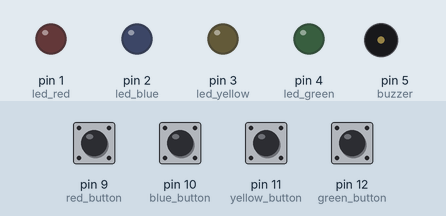
Bench run of a sketch on a simulated Arduino Uno, built with avr-gcc and run on an emulated ATmega328P. Shown: output pins drawn as LEDs (lit = HIGH), buzzer (waves = sounding). Dashed ring = blinking. The inputs (shaded band) are chosen by the test bench; at power-on: pin 9 (red_button), pin 10 (blue_button), pin 11 (yellow_button), pin 12 (green_button) HIGH. Random numbers use the default seed unless the sketch sets one.

Above: at 2.3 s.
2.4 s: pin 9 (red_button) pulled LOW for 0.15 s
At 2.66 s:
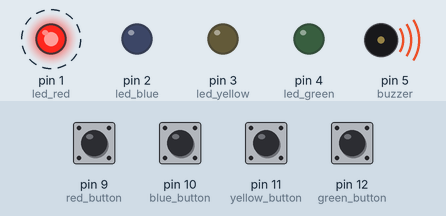
5.5 s: pin 10 (blue_button) pulled LOW for 0.15 s
At 6.3 s:
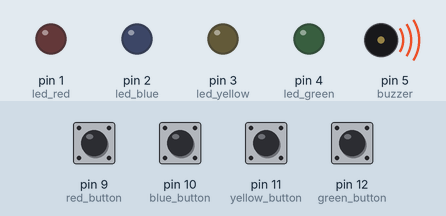
11.5 s: pin 9 (red_button) pulled LOW for 1 s
At 12.75 s:
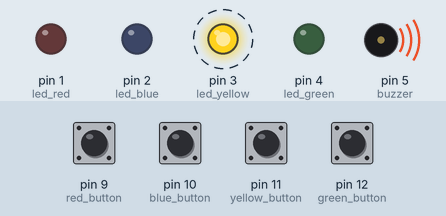
Timing chart, 0 to 17.7 s (numbered marks = the images above; inputs shaded):
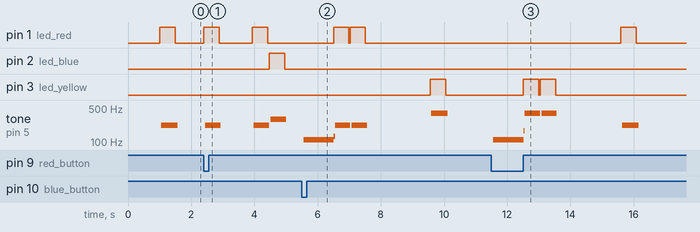

The sketch:

simon.ino
```cpp
  const int led_red = 1;         // Output pins for the LEDs
  const int led_blue = 2;
  const int led_yellow = 3;
  const int led_green = 4;
  const int buzzer = 5;		 // Output pin for the buzzer
  const int red_button = 9;      // Input pins for the buttons
  const int blue_button = 10;
  const int yellow_button = 11;
  const int green_button = 12;   // Pin 13 is special - didn't work as planned
  long sequence[20];             // Array to hold sequence
  int count = 0;                 // Sequence counter
  long input = 5;                // Button indicator
  int wait = 500;                // Variable delay as sequence gets longer

  /*
  playtone function taken from Oomlout sample
  takes a tone variable that is half the period of desired frequency
  and a duration in milliseconds
  */
  void playtone(int tone, int duration) {
    for (long i = 0; i < duration * 1000L; i += tone *2) {
      digitalWrite(buzzer, HIGH);
      delayMicroseconds(tone);
      digitalWrite(buzzer, LOW);
      delayMicroseconds(tone);
    }
  }

  /*
  functions to flash LEDs and play corresponding tones
  very simple - turn LED on, play tone for .5s, turn LED off
  */
  void flash_red() {
    digitalWrite(led_red, HIGH);
    playtone(2273,wait);             // low A
    digitalWrite(led_red, LOW);
  }

  void flash_blue() {
    digitalWrite(led_blue, HIGH);
    playtone(1700,wait);             // D
    digitalWrite(led_blue, LOW);
  }

  void flash_yellow() {
    digitalWrite(led_yellow, HIGH);
    playtone(1275,wait);             // G
    digitalWrite(led_yellow, LOW);
  }

  void flash_green() {
    digitalWrite(led_green, HIGH);
    playtone(1136,wait);             // high A
    digitalWrite(led_green, LOW);
  }

  // a simple test function to flash all of the LEDs in turn
  void runtest() {
    flash_red();
    flash_green();
    flash_yellow();
    flash_blue();
  }

  /* a function to flash the LED corresponding to what is held
  in the sequence
  */
  void squark(long led) {
    switch (led) {
        case 0:
          flash_red();
          break;
        case 1:
          flash_green();
          break;
        case 2:
          flash_yellow();
          break;
        case 3:
          flash_blue();
          break;
      }
      delay(50);
  }

  // function to congratulate winning sequence
  void congratulate() {
    digitalWrite(led_red, HIGH);       // turn all LEDs on
    digitalWrite(led_green, HIGH);
    digitalWrite(led_yellow, HIGH);
    digitalWrite(led_blue, HIGH);
    playtone(1014,250);                // play a jingle
    delay(25);
    playtone(1014,250);
    delay(25);
    playtone(1014,250);
    delay(25);
    playtone(956,500);
    delay(25);
    playtone(1014,250);
    delay(25);
    playtone(956,500);
    delay(2000);
    digitalWrite(led_red, LOW);        // turn all LEDs off
    digitalWrite(led_green, LOW);
    digitalWrite(led_yellow, LOW);
    digitalWrite(led_blue, LOW);
    resetCount();                      // reset sequence
  }

  // function to reset after winning or losing
  void resetCount() {
    count = 0;
    wait = 500;
  }

  // function to build and play the sequence
  void playSequence() {
    sequence[count] = random(4);       // add a new value to sequence
    for (int i = 0; i < count; i++) {  // loop for sequence length
      squark(sequence[i]);             // flash/beep
    }
    wait = 500 - (count * 15);         // vary delay
    count++;                           // increment sequence length
  }

  // function to read sequence from player
  void readSequence() {
   for (int i=1; i < count; i++) {               // loop for sequence length
      while (input==5){                          // wait until button pressed
        if (digitalRead(red_button) == LOW) {    // Red button
          input = 0;
        }
        if (digitalRead(green_button) == LOW) {  // Green button
          input = 1;
        }
        if (digitalRead(yellow_button) == LOW) { // Yellow button
          input = 2;
        }
        if (digitalRead(blue_button) == LOW) {   // Blue button
          input = 3;
        }
      }
      if (sequence[i-1] == input) {              // was it the right button?
        squark(input);                           // flash/buzz
        if (i == 20) {                           // check for correct sequence of 20
          congratulate();                        // congratulate the winner
        }
      }
        else {
          playtone(4545,1000);                   // low tone for fail
          squark(sequence[i-1]);                 // double flash for the right colour
          squark(sequence[i-1]);
          resetCount();                          // reset sequence
      }
    input = 5;                                   // reset input
    }
  }

  // standard sketch setup function
  void setup() {
    pinMode(led_red, OUTPUT);      // configure LEDs and buzzer on outputs
    pinMode(led_green, OUTPUT);
    pinMode(led_yellow, OUTPUT);
    pinMode(led_blue, OUTPUT);
    pinMode(buzzer, OUTPUT);
    pinMode(red_button, INPUT);    // configure buttons on inputs
    digitalWrite(red_button, HIGH);// turn on pullup resistors
    pinMode(green_button, INPUT);
    digitalWrite(green_button, HIGH);
    pinMode(yellow_button, INPUT);
    digitalWrite(yellow_button, HIGH);
    pinMode(blue_button, INPUT);
    digitalWrite(blue_button, HIGH);
    randomSeed(analogRead(5));     // random seed for sequence generation
    //runtest();
  }

  // standard sketch loop function
  void loop() {
    playSequence();  // play the sequence
    readSequence();  // read the sequence
    delay(1000);     // wait a sec
  }
```

Measured:
- after the input at 2.4 s, pin 1 (led_red): alternates HIGH for 0.49 s and LOW for 1.1 s, starting at once; pin 2 (led_blue): LOW → HIGH after 2.1 s, → LOW 0.49 s later; tone on pin 5 (buzzer): plays 220 Hz for 0.48 s, 220 Hz for 0.48 s, 293 Hz for 0.48 s, starting after 0.05 s
- after the input at 5.5 s, pin 1 (led_red): alternates HIGH for 0.47 s and LOW for 0.05 s, 4 changes in all, then stays LOW, starting after 1.0 s; pin 3 (led_yellow): LOW → HIGH after 4.1 s, → LOW 0.50 s later
- after the input at 11.5 s, pin 1 (led_red): LOW → HIGH after 4.1 s, → LOW 0.50 s later; pin 3 (led_yellow): alternates HIGH for 0.49 s and LOW for 0.05 s, 4 changes in all, then stays LOW, starting after 1.0 s
